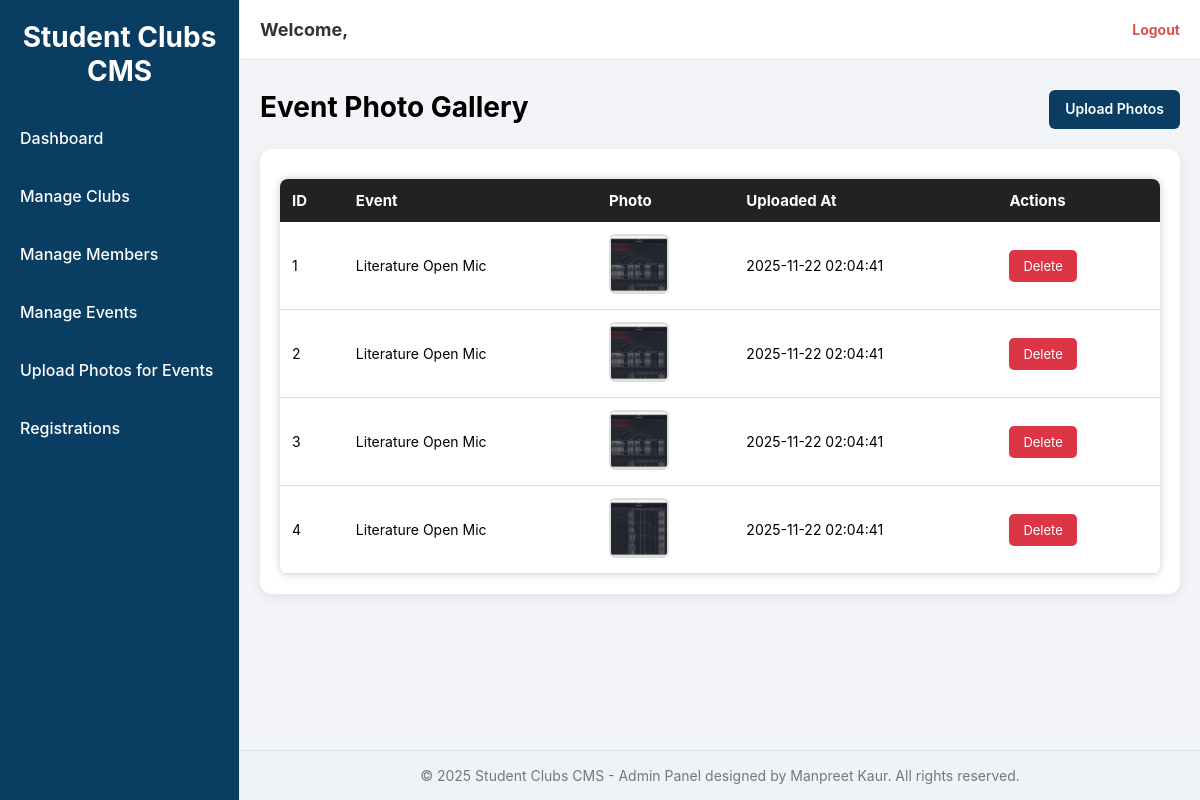
/admin/event_gallery/index.php, run on the app's committed database.
### tables this page shows
CREATE TABLE `event_photos` (
  `id` int(11) NOT NULL,
  `event_id` int(11) NOT NULL,
  `photo` varchar(255) NOT NULL,
  `created_at` timestamp NOT NULL DEFAULT current_timestamp()
);

CREATE TABLE `events` (
  `id` int(11) NOT NULL,
  `club_id` int(11) NOT NULL,
  `title` varchar(255) NOT NULL,
  `event_date` date DEFAULT NULL,
  `location` varchar(255) DEFAULT NULL,
  `poster` varchar(255) DEFAULT NULL,
  `created_at` timestamp NOT NULL DEFAULT current_timestamp(),
  `description` text DEFAULT NULL
);

### admin/event_gallery/index.php (the view)
<?php
include __DIR__ . "/../reusable/header.php";
require_once __DIR__ . "/../../config/db.php";
$query = "
    SELECT event_photos.*, events.title AS event_title
    FROM event_photos
    LEFT JOIN events ON event_photos.event_id = events.id
    ORDER BY event_photos.id ASC
";
$result = mysqli_query($connect, $query);
?>
<div class="page-header-actions">
    <h1 class="page-title">Event Photo Gallery</h1>
    <a href="upload.php" class="btn-primary">Upload Photos</a>
</div>
<div class="table-container">
<table class="admin-table wide-table">
    <thead>
        <tr>
            <th>ID</th>
            <th>Event</th>
            <th>Photo</th>
            <th>Uploaded At</th>
            <th>Actions</th>
        </tr>
    </thead>
    <tbody>
        <?php while ($row = mysqli_fetch_assoc($result)) { ?>
        <tr>
            <td><?php echo $row['id']; ?></td>
            <td><?php echo $row['event_title']; ?></td>
            <td>
                <img src="/Student_Clubs_CMS/uploads/event_gallery/<?php echo $row['photo']; ?>"
                     width="70" height="70" style="border-radius:6px; object-fit:cover;">
            </td>
            <td><?php echo $row['created_at']; ?></td>
            <td>
                <a href="delete.php?id=<?php echo $row['id']; ?>" onclick="return confirm('Delete this photo?');" class="action-btn btn-delete">
                    Delete
                </a>
            </td>
        </tr>
        <?php } ?>
    </tbody>
</table>
</div>
<?php include __DIR__ . "/../reusable/footer.php"; ?>

### assets/css/admin.css (style rules this page uses)
* { margin: 0; padding: 0; box-sizing: border-box; font-family: "Inter", Arial, sans-serif; }
body { background: #f3f4f8; }
a { text-decoration: none; }
.page-title { font-size: 28px; font-weight: 700; margin-bottom: 5px; }
.page-header-actions { display: flex; justify-content: space-between; margin-bottom: 20px; }
.btn-primary { background: #0A3D62; color: white !important; padding: 10px 16px; border-radius: 6px; text-decoration: none; font-size: 14px; font-weight: 600; transition: 0.2s; }
.table-container { background: white; padding: 20px; border-radius: 12px; box-shadow: 0 3px 12px rgba(0,0,0,0.08); }
.wide-table { width: 100%; }
table { width: 100%; border-collapse: collapse; background: #ffffff; margin-top: 10px; border-radius: 8px; overflow: hidden; box-shadow: 0 0 8px #ccc; }
table th { background: #222; color: white; padding: 12px; text-align: left; font-size: 15px; }
table td { padding: 12px; border-bottom: 1px solid #ddd; font-size: 14px; }
table img { width: 60px; height: 60px; border-radius: 6px; object-fit: cover; border: 2px solid #ddd; }
.action-btn { padding: 8px 14px; text-decoration: none; border-radius: 5px; font-size: 13px; color: white; margin-right: 8px; }
.btn-delete { background: #dc3545; }

### data on the page
event_photos: id "1", event.title "Literature Open Mic", photo (picture), created_at "2025-11-22 02:04:41"
event_photos: id "2", event.title "Literature Open Mic", photo (picture), created_at "2025-11-22 02:04:41"
event_photos: id "3", event.title "Literature Open Mic", photo (picture), created_at "2025-11-22 02:04:41"
event_photos: id "4", event.title "Literature Open Mic", photo (picture), created_at "2025-11-22 02:04:41"
